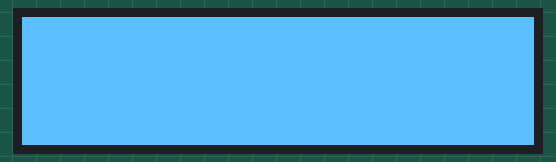
The sketch below on a simulated ESP32. Parts: 128×32 one-colour display.

Above: at 2.1 s.
At 4.4 s:
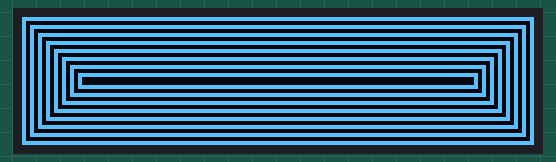
At 6.6 s:
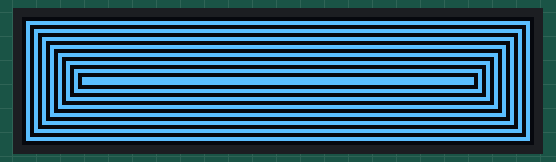
At 11.0 s:
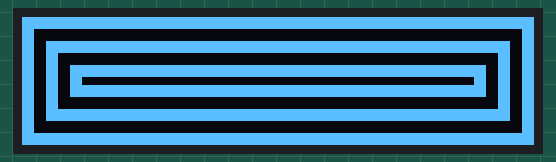

The sketch:

oled_rectangles.ino
```cpp
/**
 * oled_rectangles
 *
 * This was written for the CS427 class at the University of Portland - Internet of Things.
 * The details of this product can be found below. This example library is based on the
 * ssd1306_128x32_i2c.ino file in the Adafruit SSD1306 examples. It has been reconfigured
 * for the ESP32 using the Wire library to enable the I2C communication protocol.
 *
 * This particular library focuses on how to draw rectangles on the OLED screen.
 * Basic function: display.drawRect(x, y, w, h, color)
 *  x: the x-coordinate of the top-left corner of the rectangle
 *  y: the y-coordinate of the top-left corner of the rectangle
 *  w: the width of the rectangle
 *  h: the height of the rectangle
 *  color: either SSD1306_WHITE, SSD1306_BLACK, or SSD1306_INVERSE (this OLED only handles black and white pixels)
 *
 * Important variables/functions:
 *  display.height() - the height of the screen, in pixels
 *  display.width() - the width of the screen, in pixels
 *  display.clearDisplay() - clear the display buffer (reset the canvas)
 *  display.display() - display the contents of the display buffer (show an image on the OLED)
 *  SSD1306_INVERSE - inverts the colors of anything already on the display. If a rectangle is
 *                    drawn in this color, anything inside that rectangle will swap white and black.
 *
 * Required Libraries:
 * - Adafruit SSD1306 (by Adafruit)
 */

#include <SPI.h>
#include <Wire.h>
#include <Adafruit_GFX.h>
#include <Adafruit_SSD1306.h>

#define SCREEN_WIDTH 128 // OLED display width, in pixels
#define SCREEN_HEIGHT 32 // OLED display height, in pixels

#define SCREEN_ADDRESS 0x3C
Adafruit_SSD1306 display(SCREEN_WIDTH, SCREEN_HEIGHT, &Wire, -1);

// define I2C pins
#define SDA 13
#define SCK 14

// define the delay betweeen animations and whole function calls
#define DELAY_MS 20
#define DELAY_GLOBAL 2000

void setup() {
  // begin serial communication on 115200 baud channel
  Serial.begin(115200);

  // setup I2C communication with SDA/SCK
  Wire.begin(SDA, SCK);

  // SSD1306_SWITCHCAPVCC = generate display voltage from 3.3V internally
  if(!display.begin(SSD1306_SWITCHCAPVCC, SCREEN_ADDRESS)) {
    Serial.println(F("SSD1306 allocation failed"));
    while(true); // break execution if an error occurred when initializing the display
  }

  // clear the display buffer (this should be called before updating a display)
  display.clearDisplay();
}

void loop() {
  // PART 1: filling the screen with either white or black
  blackOut();
  delay(DELAY_GLOBAL);
  whiteOut();
  delay(DELAY_GLOBAL);

  // PART 2: drawing rectangles using default drawRect
  // drawRect draws the rectangle's outline, but does not fill it in
  drawConcentricRect(true);
  delay(DELAY_GLOBAL);
  drawConcentricRect(false);
  delay(DELAY_GLOBAL);

  // PART 3: filling rectangles using fillRect
  fillConcentricRect(true);
  delay(DELAY_GLOBAL);
  fillConcentricRect(false);
  delay(DELAY_GLOBAL);
}

/**
  Blacks out the screen. display.clearDisplay() does the same thing, but this function
  simply combines the display.clearDisplay() and display.display() commands.
*/
void blackOut(void){
  // clear the display buffer
  display.clearDisplay();

  // display the cleared display on the OLED
  display.display();
}

/**
  Whites out the screen. While display.clearDisplay() sets the whole screen to black,
  and simply using display.invertDisplay() inverts it to white, it also swaps the
  values of SSD1306_WHITE and SSD1306_BLACK, so while the display is inverted, drawing
  a white rectangle would instead draw a black rectangle. Think about it as rendering
  the OLED's display normally, but swapping black and white pixels just before displaying it.
  This function uses rectangles to white out a screen so that SSD1306_WHITE and SSD1306_BLACK
  work as expected, and the display does not need to be inverted.
*/
void whiteOut(void){
  // clear the display buffer
  display.clearDisplay();

  // draw a white rectangle across the entire screen
  display.fillRect(0, 0, display.width(), display.height(), SSD1306_WHITE);

  // display the white display on the OLED
  display.display();
}

/**
  Draw a set of concentric rectangles, with a boolean determining
  the direction the rectangles are drawn

  @param isInward - true if the rectangles should be at the outside and be drawn inward
*/
void drawConcentricRect(bool isInward){
  // clear the display; this should leave a black screen
  // when the display.drawRect() calls are made, it will skip every other pixel to print in
  // white, so the result should be concentric rectangles, one pixel apart from each other,
  // alternating in black and white
  display.clearDisplay();

  // for loop to iteratively draw rectangles
  if(isInward){
    // start at the largest possible rectangle and shrink as iteration continues
    for(int i = 0; i < display.height()/2; i+=2){
      display.drawRect(i, i, display.width() - (2 * i), display.height() - (2 * i), SSD1306_WHITE);
      display.display();
      delay(DELAY_MS);
    }
  }else{
    // swap the limits of the previous for loop and invert the iteration step
    for(int i = display.height()/2 - 1; i >= 0; i-=2){
      display.drawRect(i, i, display.width() - (2 * i), display.height() - (2 * i), SSD1306_WHITE);
      display.display();
      delay(DELAY_MS);
    }
  }
}

/**
  Draw a set of rectangles that are filled in. SSD1306_INVERSE inverts the colors of the rectangles
  that are drawn, so the filled-in rectangles don't simply overlap on top of each other.

  @param isInward - true if the rectangles should be drawn from the outside in
*/
void fillConcentricRect(bool isInward){
  // clear the display buffer
  display.clearDisplay();

  // for loop to iteratively fill rectangles
  if(isInward){
    // start at the largest possible rectangle and shrink as iteration continues
    for(int i = 0; i < display.height()/2; i+=3){
      display.fillRect(i, i, display.width() - (2 * i), display.height() - (2 * i), SSD1306_INVERSE);
      display.display();
      delay(DELAY_MS);
    }
  }else{
    // swap the limits of the previous for loop and invert the iteration step
    for(int i = display.height()/2 - 1; i >= 0; i-=3){
      display.fillRect(i, i, display.width() - (2 * i), display.height() - (2 * i), SSD1306_INVERSE);
      display.display();
      delay(DELAY_MS);
    }
  }
}
```

Measured:
- by itself, everything shown: repeats every 12.9 s, in 10 steps
- what the display in image 0 shows lasts 2.0 s, from 2.1 s to 4.1 s
